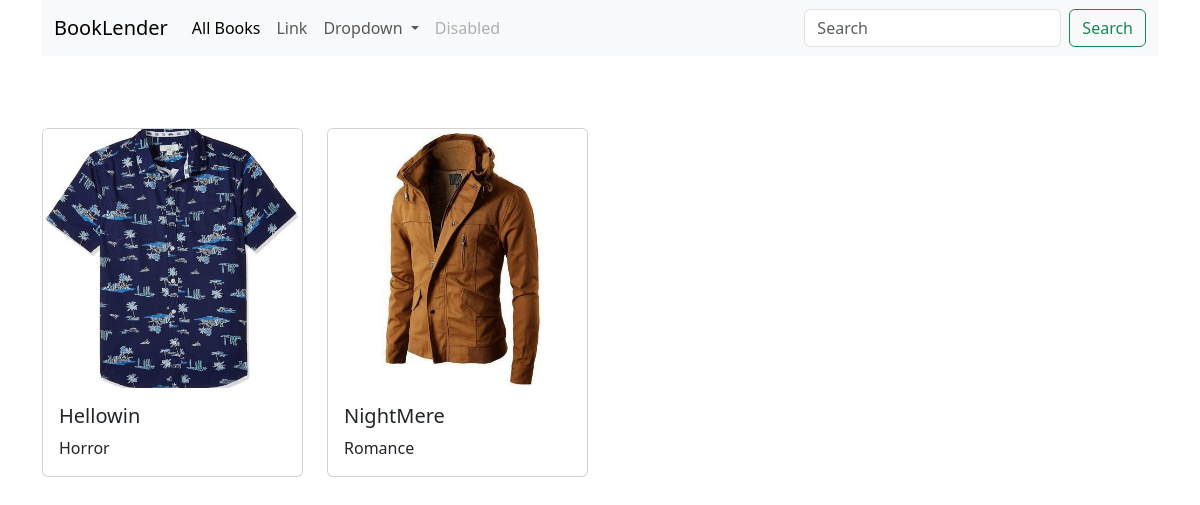
/books/, run on an earlier commit of the app's database.
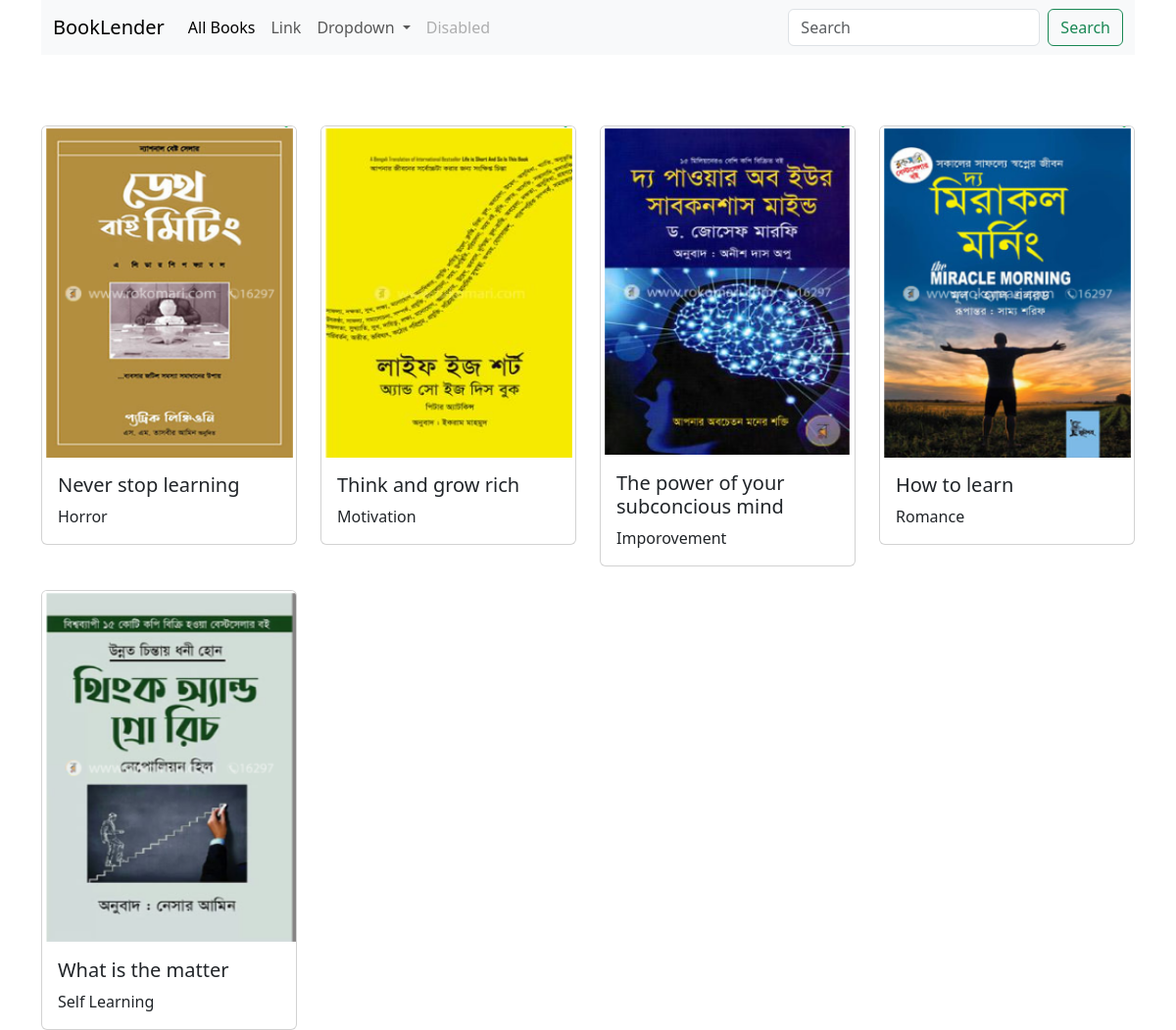
And on a later commit of the database.
### book/models.py (models this page shows)
class Book(models.Model):
    title = models.CharField(max_length=200)
    author = models.CharField(max_length=100)
    image = models.ImageField(upload_to='book_images')
    isbn = models.CharField(max_length=100)
    publication_date = models.DateTimeField(auto_now_add=True)
    genre = models.CharField(max_length=100)
    book_no = models.IntegerField()
    is_available = models.BooleanField(default=True)

### book/views.py (the view)
# urls.py: 2. Add a URL to urlpatterns:  path('', views.home, name='home')
def home(request):
    query = request.GET.get('search')
    if query:
        books = Book.objects.filter(title__icontains = query)
    else:
        books = Book.objects.all()
    context = {'books': books}
    return render(request, 'books.html', context)

### book/templates/books.html
{% extends 'base.html' %} {% block body %}
<div class="row row-cols-1 row-cols-md-4 g-4 mt-5">
  {% for book in books %}
  <div class="col">
    <div class="card">
      <img src="{{ book.image.url }}" class="card-img-top" alt="{{ book.title }}" />
      <div class="card-body">
        <h5 class="card-title">{{ book.title }}</h5>
        <p class="card-text">{{ book.genre }}</p>
      </div>
    </div>
  </div>
  {% endfor %}
</div>
{% endblock body %}

### templates/base.html
{% include 'header.html' %}
{% block body %} {% endblock body %}
{% include 'footer.html' %}

### templates/header.html (shortened to what this page needs)
<!DOCTYPE html>
<html lang="en">
  <head>
    <link
      href="https://cdn.jsdelivr.net/npm/bootstrap@5.3.1/dist/css/bootstrap.min.css"
      rel="stylesheet"
    />
  </head>
  <body>
    <div class="container">
      <nav class="navbar navbar-expand-lg bg-body-tertiary">
        <div class="container-fluid">
          <a class="navbar-brand" href="{% url 'home' %}">BookLender</a>
          <div class="collapse navbar-collapse" id="navbarSupportedContent">
            <ul class="navbar-nav me-auto mb-2 mb-lg-0">
              <li class="nav-item">
                <a class="nav-link active" aria-current="page" href="{% url 'home' %}">All Books</a>
              </li>
              <li class="nav-item">
                <a class="nav-link" href="#">Link</a>
              </li>
              <li class="nav-item dropdown">
                <a
                  class="nav-link dropdown-toggle"
                  href="#"
                  role="button"
                  data-bs-toggle="dropdown"
                  aria-expanded="false"
                >
                  Dropdown
                </a>
              </li>
              <li class="nav-item">
                <a class="nav-link disabled" aria-disabled="true">Disabled</a>
              </li>
            </ul>
            <form class="d-flex" role="search">
              <input
                class="form-control me-2"
                type="search"
                placeholder="Search"
                aria-label="Search"
                name="search"
              />
              <button class="btn btn-outline-success" type="submit">
                Search
              </button>
            </form>
          </div>
        </div>
      </nav>

### templates/footer.html (shortened to what this page needs)
    </div>
  </body>
</html>

What changed in the data, as far as the page shows it:
removed Book: image (picture), title "Hellowin", genre "Horror"
removed Book: image (picture), title "NightMere", genre "Romance"
added Book: image (picture), title "Never stop learning", genre "Horror"
added Book: image (picture), title "Think and grow rich", genre "Motivation"
added Book: image (picture), title "The power of your subconcious mind", genre "Imporovement"
added Book: image (picture), title "How to learn", genre "Romance"
added Book: image (picture), title "What is the matter", genre "Self Learning"
